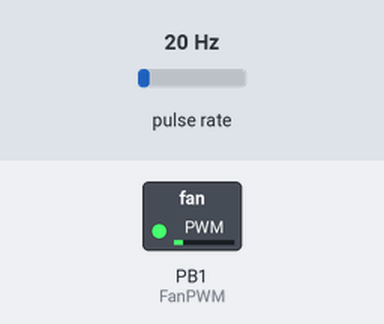
Bench run of a program on a simulated ATtiny85, built with avr-gcc and emulated at 8 MHz. Parts: switched loads named in the program (green lamp = pin HIGH). Wiring (inferred from the names in the program): pulse sensor: data PB2. The test bench sets the inputs (shaded band); at power-on: pulse rate 20 Hz.

Above: at 1.2 s.
1.3 s: pulse rate (sensor on PB2) set to 50 Hz
At 2.02 s:
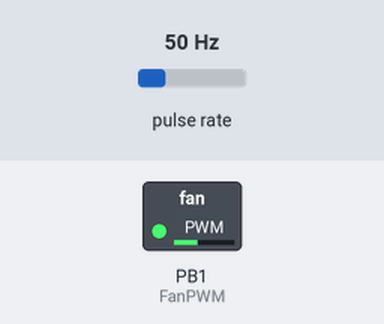
At 2.62 s:
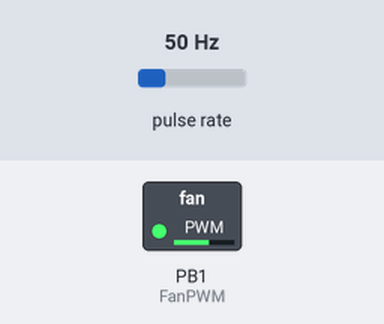
Timing chart, 0 to 10.3 s (numbered marks = the images above; inputs shaded):
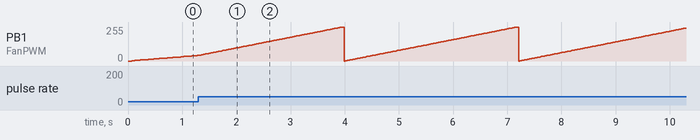

Measured:
- by itself, PB1 (FanPWM): ramps from 0/255 to 255/255 and jumps back, once every 3.2 s

The program:

main.c
```c
/*
 * FanController.c
 *
 * Created: 9/4/2024 7:47:26 PM
 * Author : Dean Woosley
 */

#define F_CPU 8000000UL

#include <avr/io.h>
#include <avr/interrupt.h>
#include <util/delay.h>

//Pin Definitions
#define FanPWM		PB1								//Output, PWM on OC1A
#define FanTach		PB2								//Input, INT0
#define ThermoPlus	PB4								//Input, ADC3
#define ThermoMinus	PB3								//Input, ADC2

//Global Variables
volatile int i = 0;

ISR (INT0_vect)
{
	i++;
}

int main(void)
{
	//Setting up the pins
    DDRB |= (1<<FanPWM);
	PORTB |= (1<<FanTach) | (1<<FanPWM);

	//INT0 interrupt enable
	MCUCR |= (1<<ISC01);
	GIMSK |= (1<<INT0);

	//8MHz/2/(OCR1C+1) = 25kHz when OCR1C = 159
	TCCR1 |= (1<<PWM1A) | (1<<COM1A1) | (1<<CS11);
	GTCCR = 0x00;
	OCR1C = 159;
	OCR1A = 159;

	sei();

	while(1)
	{
		if (i<OCR1C+1)
		{
			OCR1A = i;
		}
		else if (i> OCR1C+1)
		{
			i=0;
			OCR1A = i;
		}
	}
}
```

PID.c
```c
#include "PID.h"

void PIDController_Init(PIDController *pid)
{
	//Clear out old data
	pid ->Integrator = 0.0f;
	pid ->Differentiator = 0.0f;
	pid ->PrevError = 0.0f;
	pid ->PrevMeasurement = 0.0f;
	pid ->Out = 0.0f;
}

float PIDController_Update(PIDController *pid, float SetPoint, float Measurement)
{
	//Calculate the Error
	float Error = SetPoint-Measurement;

	//Calculate the Proportional term
	float Prop = pid ->KP * Error;

	//Calculate the Integral term
	pid ->Integrator += 0.5f*pid ->KI * pid ->T * (Error+pid ->PrevError);
	//anti-windup via clamper
	if (pid ->Integrator > pid ->IntLimMax)
	{
		pid ->Integrator = pid ->IntLimMax;
	}
	else if (pid ->Integrator < pid ->IntLimMin)
	{
		pid ->Integrator = pid ->IntLimMin;
	}

	//Calculate the Differentiator term
	pid ->Differentiator = -(2.0f *pid ->KD * (Measurement - pid ->PrevMeasurement)
						+ (2.0f * pid ->tau - pid ->T) * pid ->Differentiator)
						/ (2.0f * pid ->tau + pid ->T);

	//Calculate the output
	pid ->Out = Prop + pid ->Differentiator + pid ->Integrator;

	//Clamp output
	if (pid ->Out > pid ->LimMax)
	{
		pid ->Out = pid ->LimMax;
	}
	else if (pid ->Out < pid->LimMin)
	{
		pid ->Out = pid ->LimMin;
	}

	//Store errors and measurements
	pid ->PrevError = Error;
	pid ->PrevMeasurement = Measurement;

	return pid->Out;
}
```

PID.h
```c
#ifndef PIDController_H
#define PIDController_H

typedef struct
{
	// Controller Gains
	float KP;
	float KI;
	float KD;

	//Time Constant for the LPF on the derivative
	float tau;

	//Setting limits on the outputs
	float LimMax;
	float LimMin;

	//clamping limits on the integrator
	float IntLimMax;
	float IntLimMin;

	//sampling time
	float T;

	//Controller variables
	float Integrator;
	float Differentiator;
	float PrevError;
	float PrevMeasurement;

	//Output
	float Out;
} PIDController;

void PIDController_Init(PIDController *pid);
float PIDController_Update(PIDController *pid, float SetPoint, float Measurement);

#endif
```
